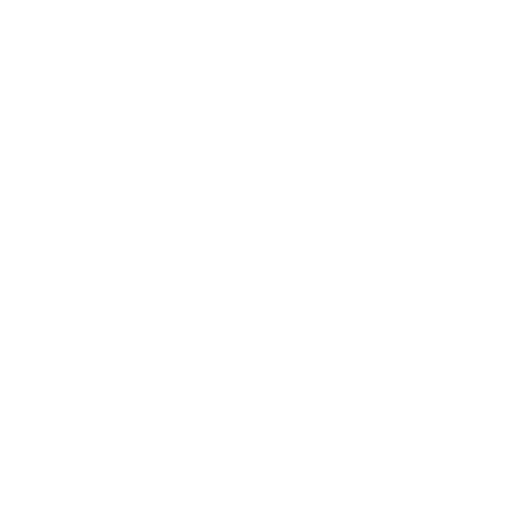
Frame 1 (no input)
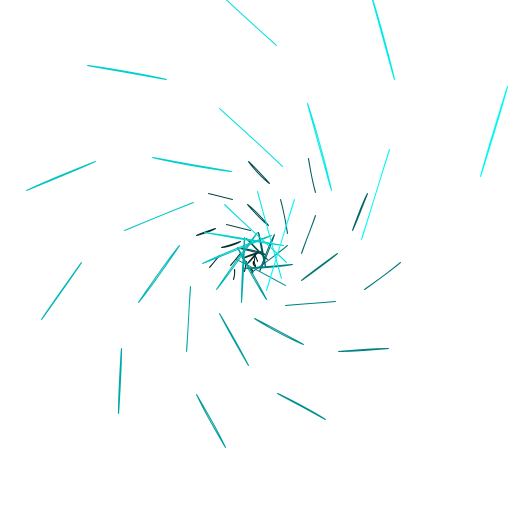
Frame 60 (the mouse pressed at the canvas centre just before this capture)
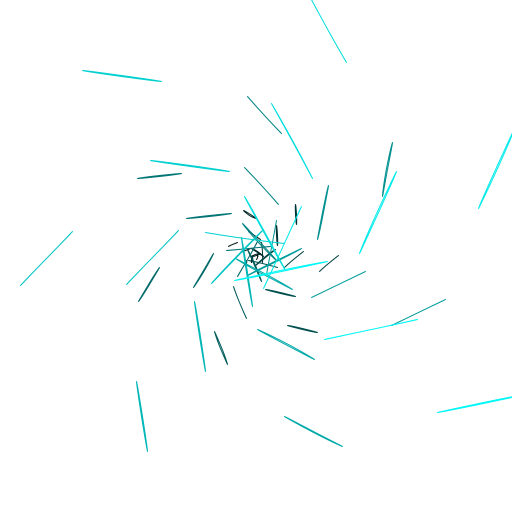
Frame 120 (the mouse held since frame 60 and released just before this capture)

The Processing sketch that drew these frames (run headless with seeded random() and noise(); from frame 60 on, the mouse is pressed at the canvas centre):

// Processing sketch: processing_113157
// ── processing_113157.pde

float time = 0; /* This is going to function as a clock. We'll update it with a value every time a frame gets drawn*/
 
void setup() {
size(512,512);/* setup the size */
frameRate(25);/* This sets the current frameRate */
}
 
void draw() {/* this does the drawing once per frame */
  background(255); /* clear the screen with white */
  translate((width*0.5)+tan(time),(height*0.5)+(1/tan(time))); /* translate all the drawing to the middle of the screen */
  noFill(); /*stop the computer filling in shapes*/
  time=time+0.01; /* update the value in the variable 'time'. This means that we add 1 to 'time' every frame */
  //background(abs(sin(time))*255);
  for (int i = 0;i < 20; i++) { /* this for loop organises the drawing. It will do the drawing 20 times (between 0 and 19)  */
  rotate(sin(time)); /* rotate the coordinate system a bit */
  stroke(0,13*i,13*i);//extra;decent blue : stroke(10*i,12*i,13*i); 3 colors : stroke(10*tan(i)*i,12*sin(i)*i,13*sin(i)*i);
  //stroke(10*tan(i)*i,12*sin(i)*i,13*cos(i)*i); gives 4 colours;original :13*i,13*i,13*i.using 2 and setting the third to 0,using 1,or 
  //placing a trigonometric function in one (donot know about two.),while keeping the others the same.
  ellipse(i,i,i*5,cos(i*5));//ellipse in place of rect
  ellipse(5*i,5*i,i*5,sin(i*5));//extra line
  ellipse(10*(i),10*(i),i*5,sin(i*5));//this line is extra.sin in place of cos
  /* this is the actual drawing.
  This says 'Draw a line, starting from i,i (x and y location), and being of size i*5 in both width and depth
  because it's in a for loop, it gets 'called' (used) 20 times, with a different value for 'i' each time */
  
  }
}
